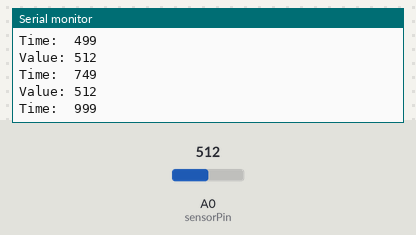
Simulated run of this sketch. Board: Arduino Uno, built with avr-gcc and run on an emulated ATmega328P. Parts: the last lines printed to the serial monitor. The inputs (shaded band) are chosen by the test bench; at power-on: A0 (sensorPin) = 512.

Above: at 1.2 s.
1.3 s: A0 (sensorPin) set to 716
At 1.44 s:
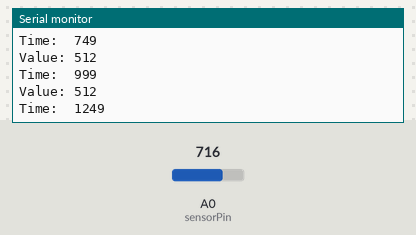
2.8 s: A0 (sensorPin) set to 900
At 2.94 s:
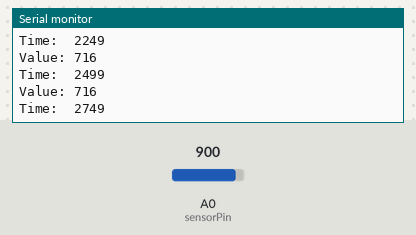
Timing chart, 0 to 5.8 s (numbered marks = the images above; inputs shaded):
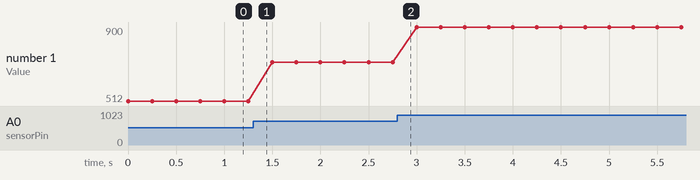

Measured:
- plotted number 1: 512 → 716 after the input at 1.3 s, 716 → 900 after the input at 2.8 s

The sketch:

analog_read.ino
```cpp
const int sensorPin = A0;

void setup() {
  cli();
  TCCR1A = 0;
  TCCR1B = 0;
  TCNT1 = 0;
  OCR1A = 15625;
  TCCR1B |= (1 << WGM12);
  TCCR1B |= (1 << CS12);
  TIMSK1 |= (1 << OCIE1A);
  Serial.begin(9600);
  sei();
}

ISR(TIMER1_COMPA_vect) {
  Serial.print("Value: ");
  Serial.println(analogRead(sensorPin));
  Serial.print("Time:  ");
  Serial.println(millis());
  Serial.println();
}

void loop() {
}
```
